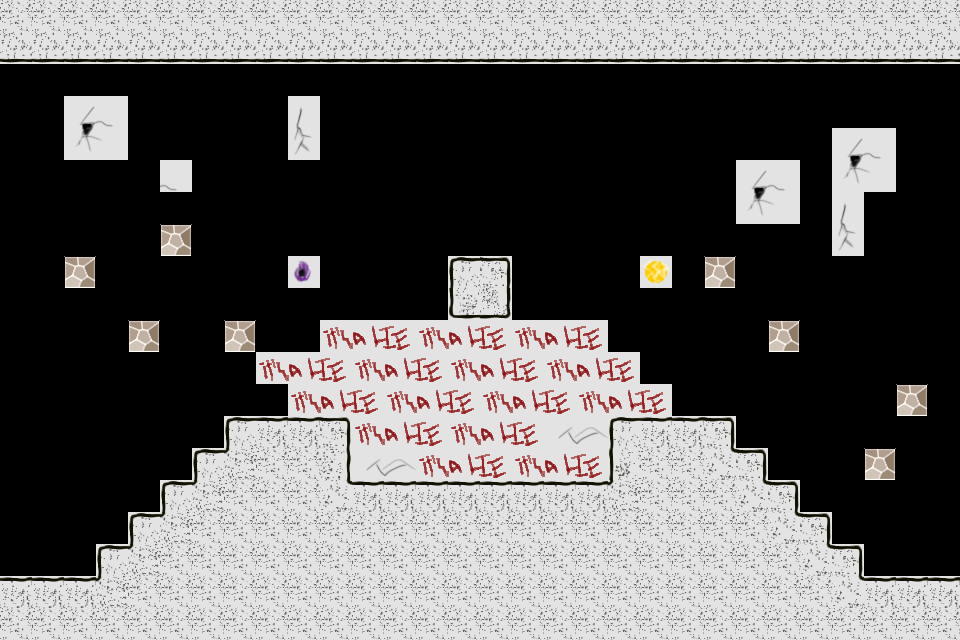

This game map was drawn from its Tiled (.tmx) file and the tilesets committed beside it. A one-line description and the full map source follow:
An orthogonal 30x20 tile map with 32x32 px tiles, 1 tile layer (layer1).

<map version="1.0" orientation="orthogonal" renderorder="right-down" width="30" height="20" tilewidth="32" tileheight="32" nextobjectid="1">
 <tileset firstgid="1" name="rg_tiles" tilewidth="32" tileheight="32" tilecount="80" columns="8">
  <image source="image/rg_tiles.png" width="256" height="320" />
  <tile id="0">
   <properties>
    <property name="pass" type="bool" value="true" />
   </properties>
  </tile>
  <tile id="1">
   <properties>
    <property name="pass" type="bool" value="true" />
   </properties>
  </tile>
  <tile id="3">
   <properties>
    <property name="Bat" type="bool" value="true" />
   </properties>
  </tile>
  <tile id="4">
   <properties>
    <property name="zombie" type="bool" value="true" />
   </properties>
  </tile>
  <tile id="8">
   <properties>
    <property name="pass" type="bool" value="false" />
   </properties>
  </tile>
  <tile id="9">
   <properties>
    <property name="pass" type="bool" value="false" />
   </properties>
  </tile>
  <tile id="10">
   <properties>
    <property name="pass" type="bool" value="false" />
   </properties>
  </tile>
  <tile id="11">
   <properties>
    <property name="pass" type="bool" value="false" />
   </properties>
  </tile>
  <tile id="12">
   <properties>
    <property name="pass" type="bool" value="false" />
   </properties>
  </tile>
  <tile id="13">
   <properties>
    <property name="pass" type="bool" value="true" />
   </properties>
  </tile>
  <tile id="16">
   <properties>
    <property name="pass" type="bool" value="false" />
   </properties>
  </tile>
  <tile id="17">
   <properties>
    <property name="pass" type="bool" value="false" />
   </properties>
  </tile>
  <tile id="18">
   <properties>
    <property name="pass" type="bool" value="false" />
   </properties>
  </tile>
  <tile id="19">
   <properties>
    <property name="pass" type="bool" value="false" />
   </properties>
  </tile>
  <tile id="20">
   <properties>
    <property name="pass" type="bool" value="false" />
   </properties>
  </tile>
  <tile id="24">
   <properties>
    <property name="pass" type="bool" value="false" />
   </properties>
  </tile>
  <tile id="25">
   <properties>
    <property name="pass" type="bool" value="false" />
   </properties>
  </tile>
  <tile id="26">
   <properties>
    <property name="pass" type="bool" value="false" />
   </properties>
  </tile>
  <tile id="27">
   <properties>
    <property name="pass" type="bool" value="true" />
   </properties>
  </tile>
  <tile id="28">
   <properties>
    <property name="pass" type="bool" value="true" />
   </properties>
  </tile>
  <tile id="35">
   <properties>
    <property name="pass" type="bool" value="true" />
   </properties>
  </tile>
  <tile id="36">
   <properties>
    <property name="pass" type="bool" value="true" />
   </properties>
  </tile>
  <tile id="37">
   <properties>
    <property name="pass" type="bool" value="true" />
   </properties>
  </tile>
  <tile id="41">
   <properties>
    <property name="pass" type="bool" value="false" />
   </properties>
  </tile>
  <tile id="43">
   <properties>
    <property name="pass" type="bool" value="true" />
   </properties>
  </tile>
  <tile id="44">
   <properties>
    <property name="pass" type="bool" value="true" />
   </properties>
  </tile>
  <tile id="45">
   <properties>
    <property name="pass" type="bool" value="true" />
   </properties>
  </tile>
  <tile id="49">
   <properties>
    <property name="healer" type="bool" value="true" />
    <property name="pass" type="bool" value="true" />
   </properties>
  </tile>
  <tile id="50">
   <properties>
    <property name="pass" type="bool" value="true" />
   </properties>
  </tile>
  <tile id="51">
   <properties>
    <property name="pass" type="bool" value="true" />
   </properties>
  </tile>
  <tile id="52">
   <properties>
    <property name="pass" type="bool" value="true" />
   </properties>
  </tile>
  <tile id="53">
   <properties>
    <property name="pass" type="bool" value="true" />
   </properties>
  </tile>
  <tile id="54">
   <properties>
    <property name="pass" type="bool" value="true" />
   </properties>
  </tile>
  <tile id="55">
   <properties>
    <property name="pass" type="bool" value="true" />
   </properties>
  </tile>
  <tile id="57">
   <properties>
    <property name="pass" type="bool" value="true" />
   </properties>
  </tile>
  <tile id="59">
   <properties>
    <property name="pass" type="bool" value="true" />
   </properties>
  </tile>
  <tile id="60">
   <properties>
    <property name="pass" type="bool" value="true" />
   </properties>
  </tile>
  <tile id="61">
   <properties>
    <property name="pass" type="bool" value="true" />
   </properties>
  </tile>
  <tile id="62">
   <properties>
    <property name="pass" type="bool" value="true" />
   </properties>
  </tile>
  <tile id="63">
   <properties>
    <property name="pass" type="bool" value="true" />
   </properties>
  </tile>
  <tile id="65">
   <properties>
    <property name="mana" type="bool" value="true" />
    <property name="pass" type="bool" value="true" />
   </properties>
  </tile>
  <tile id="66">
   <properties>
    <property name="pass" type="bool" value="true" />
   </properties>
  </tile>
  <tile id="67">
   <properties>
    <property name="pass" type="bool" value="true" />
   </properties>
  </tile>
  <tile id="68">
   <properties>
    <property name="pass" type="bool" value="true" />
   </properties>
  </tile>
  <tile id="69">
   <properties>
    <property name="pass" type="bool" value="true" />
   </properties>
  </tile>
  <tile id="73">
   <properties>
    <property name="pass" type="bool" value="true" />
   </properties>
  </tile>
  <tile id="75">
   <properties>
    <property name="pass" type="bool" value="true" />
   </properties>
  </tile>
 </tileset>
 <layer name="layer1" width="30" height="20">
  <data encoding="csv">
18,18,18,18,18,18,18,18,18,18,18,18,18,18,18,18,18,18,18,18,18,18,18,18,18,18,18,18,18,18,
26,26,26,26,26,26,26,26,26,26,26,26,26,26,26,26,26,26,26,26,26,26,26,26,26,26,26,26,26,26,
1,1,1,1,1,1,1,1,1,1,1,1,1,1,1,1,1,1,1,1,1,1,1,1,1,1,1,1,1,1,
1,1,55,56,1,1,1,1,1,53,1,1,1,1,1,1,1,1,1,1,1,1,1,1,1,1,1,1,1,1,
1,1,63,64,1,1,1,1,1,61,1,1,1,1,1,1,1,1,1,1,1,1,1,1,1,1,55,56,1,1,
1,1,1,1,1,56,1,1,1,1,1,1,1,1,1,1,1,1,1,1,1,1,1,55,56,1,63,64,1,1,
1,1,1,1,1,1,1,1,1,1,1,1,1,1,1,1,1,1,1,1,1,1,1,63,64,1,53,1,1,1,
1,1,1,1,1,42,1,1,1,1,1,1,1,1,1,1,1,1,1,1,1,1,1,1,1,1,61,1,1,1,
1,1,42,1,1,1,1,1,1,66,1,1,1,1,9,11,1,1,1,1,50,1,42,1,1,1,1,1,1,1,
1,1,1,1,1,1,1,1,1,1,1,1,1,1,25,27,1,1,1,1,1,1,1,1,1,1,1,1,1,1,
1,1,1,1,42,1,1,42,1,1,44,45,46,44,45,46,44,45,46,1,1,1,1,1,42,1,1,1,1,1,
1,1,1,1,1,1,1,1,44,45,46,44,45,46,44,45,46,44,45,46,1,1,1,1,1,1,1,1,1,1,
1,1,1,1,1,1,1,1,1,44,45,46,44,45,46,44,45,46,44,45,46,1,1,1,1,1,1,1,42,1,
1,1,1,1,1,1,1,9,10,10,11,44,45,46,44,45,46,28,29,9,10,10,11,1,1,1,1,1,1,1,
1,1,1,1,1,1,9,12,18,18,19,28,29,44,45,46,44,45,46,17,18,18,13,11,1,1,1,42,1,1,
1,1,1,1,1,9,12,18,18,18,13,10,10,10,10,10,10,10,10,12,18,18,18,13,11,1,1,1,1,1,
1,1,1,1,9,12,18,18,18,18,18,18,18,18,18,18,18,18,18,18,18,18,18,18,13,11,1,1,1,1,
1,1,1,9,12,18,18,18,18,18,18,18,18,18,18,18,18,18,18,18,18,18,18,18,18,13,11,1,1,1,
10,10,10,12,18,18,18,18,18,18,18,18,18,18,18,18,18,18,18,18,18,18,18,18,18,18,13,10,10,10,
18,18,18,18,18,18,18,18,18,18,18,18,18,18,18,18,18,18,18,18,18,18,18,18,18,18,18,18,18,18
</data>
 </layer>
</map>